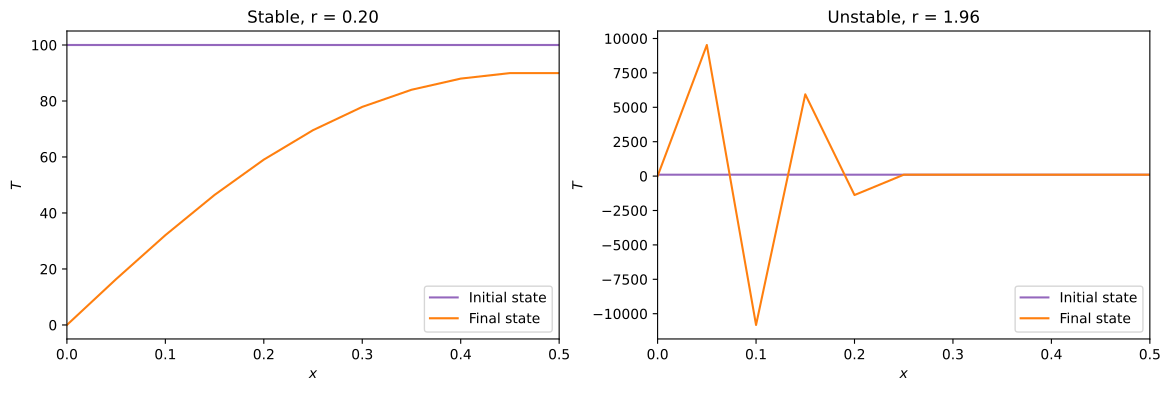

Write the Python code that produced this figure.
import numpy as np
import matplotlib.pyplot as plt

def ftcs_step(T, r, step):
    T[step+1, 1:-1] = T[step, 1:-1] + r * (T[step, 2:] + T[step, :-2] - 2*T[step, 1:-1])
    return T

L, timelength, c2 = .5, .6, .049
N = 11

dx = L / (N-1)
xlin = np.linspace(0, L, N)

dts = (1e-2, 1e-1)
titles = ("Stable", "Unstable")
fig, axs = plt.subplots(1, 2, figsize=(14, 4))

for (dt, title, ax) in zip(dts, titles, axs):

    timesteps = 1 + int(timelength/dt)

    r = c2 * dt / dx**2

    T_initial = np.zeros((timesteps, N))
    T_initial[0, :] = 100

    T_step = T_initial.copy()
    for timestep in range(timesteps-1):
        T_step = ftcs_step(T_step, r, timestep)
        T_step[timestep+1, -1] = T_step[timestep+1, -2]

    ax.plot(xlin, T_initial[0, :], ls="solid", color="tab:purple", label="Initial state")
    ax.plot(xlin, T_step[-1, :], ls="solid", color="tab:orange", label="Final state")

    ax.set_xlim(left=np.min(xlin), right=np.max(xlin))

    ax.set_xlabel(r"$x$")
    ax.set_ylabel(r"$T$")

    ax.legend(loc="lower right")

    ax.set_title(f"{title}, r = {r:.2f}")

fig.savefig("numerical-methods/xabier/day-2/heat_insulation.pdf", bbox_inches="tight")
